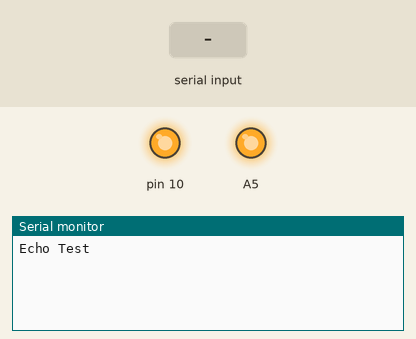
The sketch below on a simulated Arduino Uno, built with avr-gcc and run on an emulated ATmega328P. On the bench: output pins drawn as LEDs (lit = HIGH), the last lines printed to the serial monitor. The inputs (shaded band) are chosen by the test bench.

Above: at 1.2 s.
1.3 s: byte 30 received over Serial
At 2.5 s:
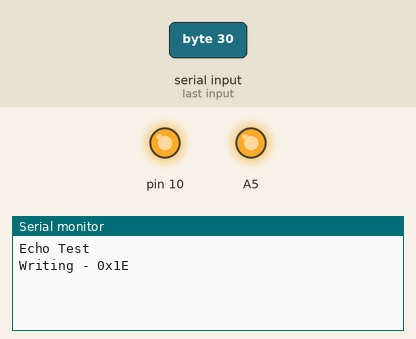
2.8 s: byte 90 received over Serial
At 3.9 s:
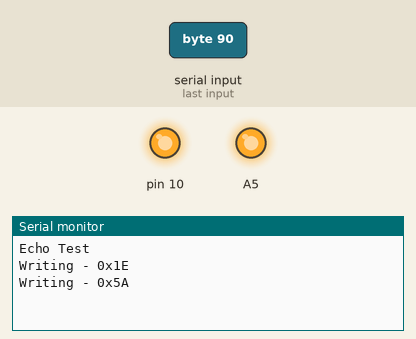
4.3 s: byte 120 received over Serial
At 5.1 s:
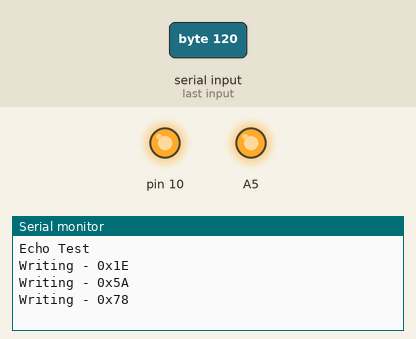

Measured:
- after the input at 1.3 s, the serial monitor: prints a new line at once (image 1)
- after the input at 2.8 s, the serial monitor: prints a new line at once (image 2)
- after the input at 4.3 s, the serial monitor: prints a new line at once (image 3)

The sketch:

SPI_to_Ascii.ino
```cpp
//ESSA Seral

#include <SPI.h>

// MOSI = 11
// MISO = 1222
//SCK = 13
// SS = A5

void setup() {
  // put your setup code here, to run once:
  Serial.begin(115200);
  while ( !Serial ) delay(10);   // for nrf52840 with native usb
  Serial.println("Echo Test");
  pinMode(A5, OUTPUT);
  digitalWrite(A5, HIGH);
  SPI.begin();
}

void loop() {
  // put your main code here, to run repeatedly:
  char serialInput = 0;
//  SPIWrite(serialInput);
//  delay(500);

  if(Serial.available())
  {
    serialInput = Serial.read();
    Serial.print("Writing - 0x");
//    Serial.println(serialInput);
//    Serial.write(serialInput);
    Serial.println(serialInput,HEX);
    SPIWrite(serialInput);
  }
}

void SPIWrite(byte value)
{
  digitalWrite(A5, LOW);
  SPI.beginTransaction(SPISettings(1000000, MSBFIRST, SPI_MODE0));
  SPI.transfer(value);
  digitalWrite(A5, HIGH);
  SPI.endTransaction();
}
```
